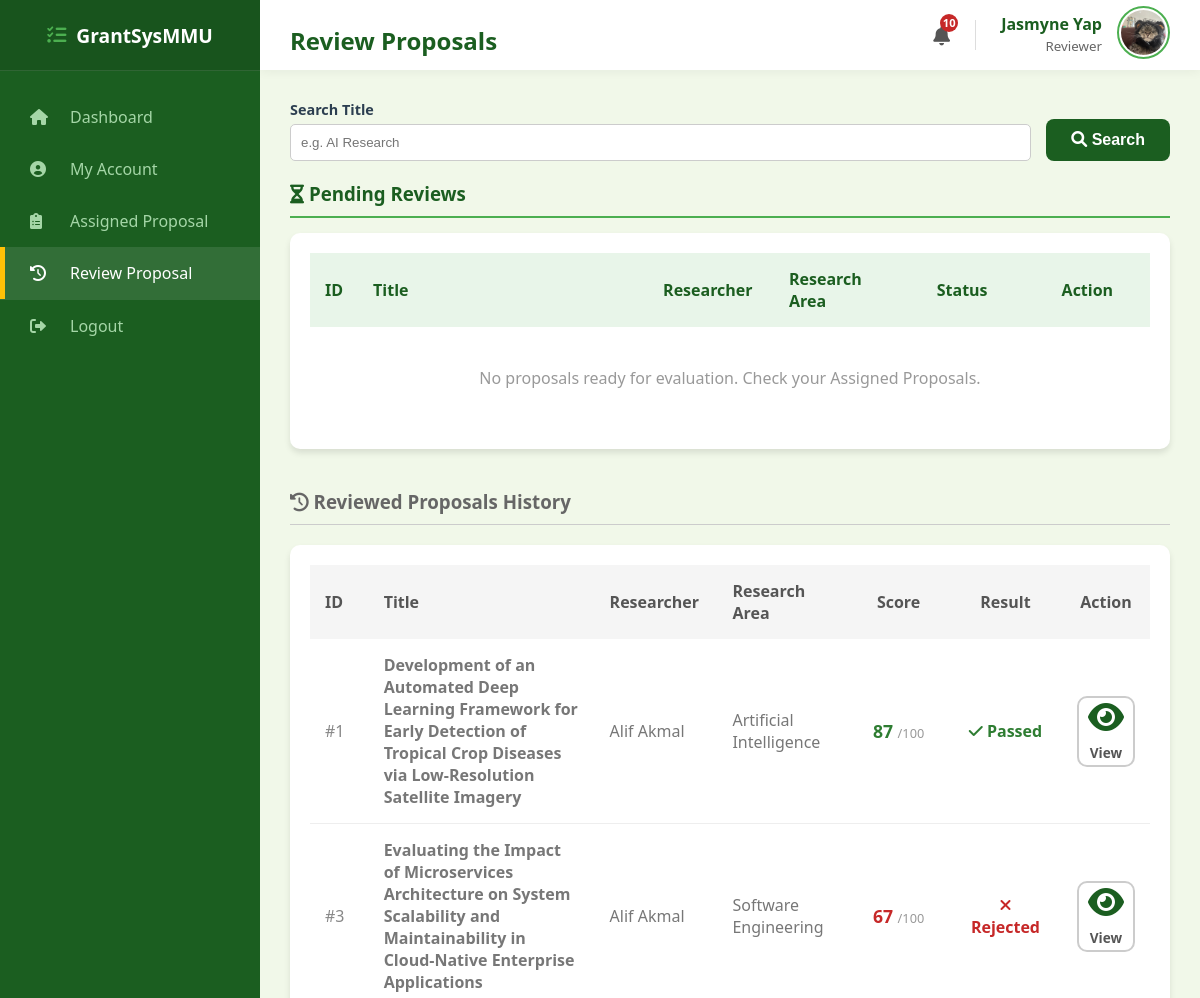
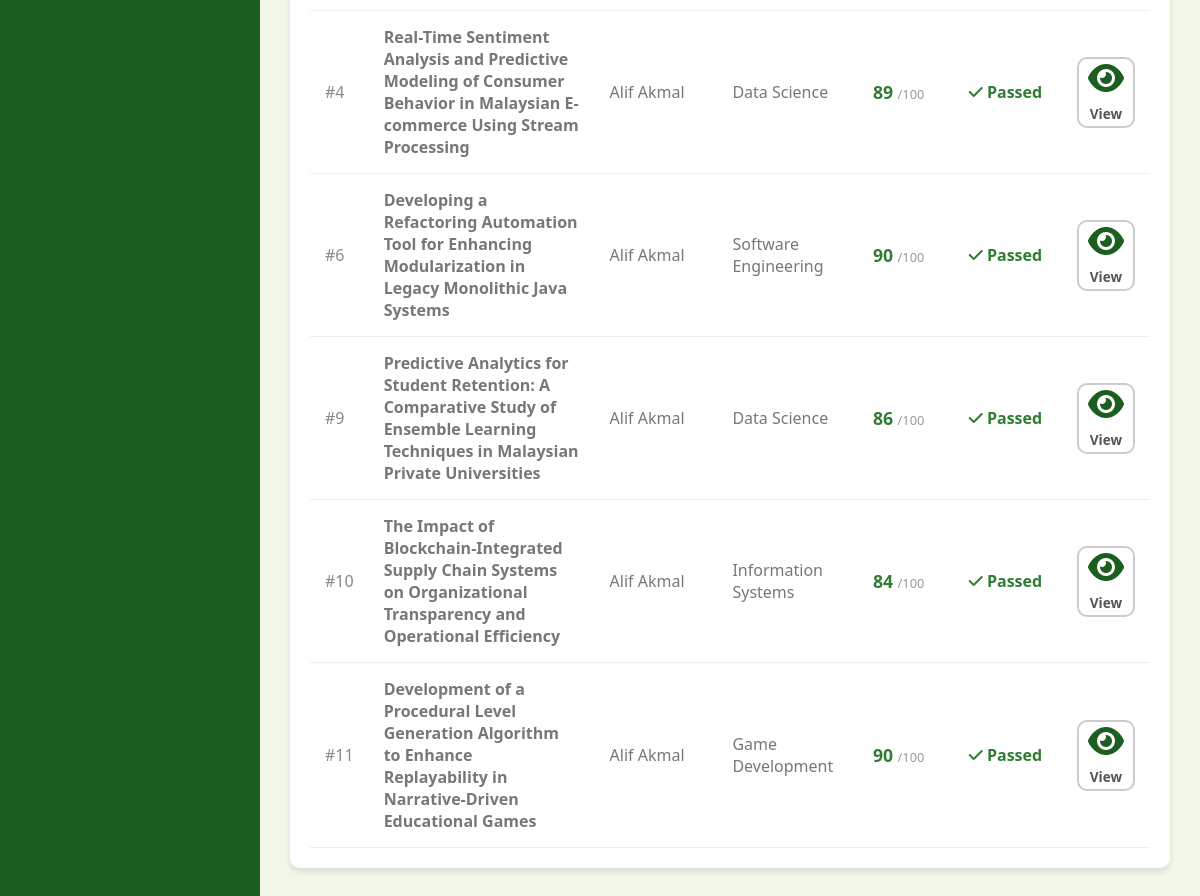
/reviewer/evaluation_list (signed in), run on the app's committed database (2 pictures, top to bottom).
### models.py (models this page shows, shortened)
class User(db.Model):
    __tablename__ = "user"
    mmu_id = db.Column(db.String(15), primary_key=True)
    name = db.Column(db.String(150), nullable=False)
    email = db.Column(db.String(100), unique=True, nullable=False)
    password = db.Column(db.String(100), nullable=False)
    faculty = db.Column(db.String(100), nullable=False)
    user_role = db.Column(db.String(25), nullable=False)
    profile_image = db.Column(db.String(20), nullable=False, default="default.jpg")
    phone_number = db.Column(db.String(20), nullable=True)
    admin_profile = db.relationship(
        "Admin", backref="user_info", uselist=False, cascade="all, delete-orphan"
    )
    researcher_profile = db.relationship(
        "Researcher", backref="user_info", uselist=False, cascade="all, delete-orphan"
    )
    reviewer_profile = db.relationship(
        "Reviewer", backref="user_info", uselist=False, cascade="all, delete-orphan"
    )
    hod_profile = db.relationship(
        "HOD", backref="user_info", uselist=False, cascade="all, delete-orphan"
    )

class Proposal(db.Model):
    __tablename__ = "proposal"
    proposal_id = db.Column(db.Integer, primary_key=True)
    title = db.Column(db.String(255), nullable=False)
    research_area = db.Column(db.String(100), nullable=False, default="General")
    requested_budget = db.Column(db.Float, nullable=False)
    status = db.Column(db.String(30), nullable=False, default="Draft")
    submission_date = db.Column(db.Date, default=malaysia_now)
    document_file = db.Column(db.String(100), nullable=True)
    review_score = db.Column(db.Integer, nullable=True)
    review_feedback = db.Column(db.Text, nullable=True)
    review_draft = db.Column(db.Text, nullable=True)
    researcher_id = db.Column(
        db.Integer, db.ForeignKey("researcher.researcher_id"), nullable=False
    )
    cycle_id = db.Column(
        db.Integer, db.ForeignKey("grant_cycle.cycle_id"), nullable=False
    )
    assigned_reviewer_id = db.Column(
        db.Integer, db.ForeignKey("reviewer.reviewer_id"), nullable=True
    )
    assigned_hod_id = db.Column(db.Integer, db.ForeignKey("hod.hod_id"), nullable=True)
    reviewer = db.relationship("Reviewer", foreign_keys=[assigned_reviewer_id])
    hod = db.relationship("HOD", foreign_keys=[assigned_hod_id])
    deadlines = db.relationship(
        "Deadline", backref="proposal", cascade="all, delete-orphan"
    )

### routes/reviewer_routes.py (the view)
@reviewer_bp.route("/reviewer/evaluation_list")
def reviewer_evaluation_list():
    if session.get("role") != "Reviewer":
        return redirect(url_for("reviewer.reviewer_login"))
    user = User.query.get(session["user_id"])
    reviewer_profile = Reviewer.query.filter_by(mmu_id=user.mmu_id).first()
    page = request.args.get("page", 1, type=int)
    search = request.args.get("search", "")
    query_pending = Proposal.query.filter(
        Proposal.assigned_reviewer_id == reviewer_profile.reviewer_id,
        Proposal.status == "Passed Screening",
        Proposal.review_score == None,
    )
    if search:
        query_pending = query_pending.filter(Proposal.title.ilike(f"%{search}%"))
    pagination = query_pending.paginate(page=page, per_page=8, error_out=False)
    history_proposals = (
        Proposal.query.filter(
            Proposal.assigned_reviewer_id == reviewer_profile.reviewer_id,
            Proposal.review_score != None,
        )
        .order_by(Proposal.submission_date.desc())
        .all()
    )
    return render_template(
        "reviewer_evaluation_list.html",
        proposals=pagination.items,
        pagination=pagination,
        history=history_proposals,
        user=user,
        research_areas=ResearchArea.query.all(),
    )

### templates/reviewer_evaluation_list.html (shortened to what this page needs)
<!DOCTYPE html>
<html lang="en">
<head>
    <link rel="stylesheet" type="text/css" href="{{ url_for('static', filename='style.css') }}">
    <link rel="stylesheet" href="https://cdnjs.cloudflare.com/ajax/libs/font-awesome/6.0.0/css/all.min.css">
</head>
<body>
    <div class="dashboard-container">
        <div class="sidebar">
            <div class="sidebar-header"><i class="fas fa-tasks"
                    style="margin-right: 10px; color: var(--secondary-color);"></i> GrantSysMMU</div>
            <ul class="sidebar-menu">
                <li><a href="{{ url_for('reviewer.reviewer_dashboard') }}"><i class="fas fa-home"></i>
                        Dashboard</a></li>
                <li><a href="{{ url_for('reviewer.reviewer_profile') }}"><i class="fas fa-user-circle"></i> My Account</a></li>
                <li><a href="{{ url_for('reviewer.reviewer_view_proposals') }}"><i class="fas fa-clipboard-list"></i> Assigned
                        Proposal</a></li>
                <li class="active"><a href="{{ url_for('reviewer.reviewer_evaluation_list') }}"><i class="fas fa-history"></i>
                        Review Proposal</a></li>
                <li style="margin-top: auto; border-top: 1px solid rgba(255,255,255,0.1);">
                    <a href="{{ url_for('auth.logout') }}"><i class="fas fa-sign-out-alt"></i> Logout</a>
                </li>
            </ul>
        </div>
        <div class="main-content">
            <div class="top-bar">
                <h2>Review Proposals</h2>
                <div style="display: flex; align-items: center; gap: 25px;">
                    <a href="{{ url_for('auth.view_notifications') }}"
                        style="position: relative; color: #555; font-size: 1.2rem; text-decoration: none;">
                        <i class="fas fa-bell"></i>
                        {% if unread_notifications > 0 %}
                        <span
                            style="position: absolute; top: -8px; right: -8px; background: #c62828; color: white; border-radius: 50%; width: 18px; height: 18px; font-size: 0.7rem; display: flex; align-items: center; justify-content: center; font-weight: bold;">
                            {{ unread_notifications }}
                        </span>
                        {% endif %}
                    </a>
                    <div style="display: flex; align-items: center; gap: 15px;">
                        <div style="text-align: right; line-height: 1.3;">
                            <span style="display: block; font-weight: bold; color: #1b5e20;">{{ user.name }}</span>
                            <small style="color: #666;">Reviewer</small>
                        </div>
                        <a href="{{ url_for('reviewer.reviewer_dashboard') }}">
                            <img src="{{ url_for('static', filename='profile_pics/' + user.profile_image) }}"
                                alt="Profile"
                                style="width: 45px; height: 45px; border-radius: 50%; object-fit: cover; border: 2px solid #4caf50; padding: 2px;">
                        </a>
                    </div>
                </div>
            </div>
            <div class="content-wrapper">
                <div style="display: flex; justify-content: space-between; align-items: flex-end; margin-bottom: 20px;">
                    <form method="GET" style="display: flex; gap: 15px; flex: 1; align-items: flex-end;">
                        <div style="flex: 1;">
                            <label style="font-weight: bold; font-size: 0.9rem; display: block; margin-bottom: 5px;">Search Title</label>
                            <input type="text" name="search" value="{{ request.args.get('search', '') }}"
                                placeholder="e.g. AI Research"
                                style="width: 97%; padding: 10px; border: 1px solid #ccc; border-radius: 5px;">
                        </div>
                        <button type="submit" class="btn-primary"
                            style="width: auto; height: 42px; padding: 0 25px;">
                            <i class="fas fa-search"></i> Search
                        </button>
                    </form>
                </div>
                <h3 style="color: #1b5e20; margin-bottom: 15px; border-bottom: 2px solid #4caf50; padding-bottom: 10px;">
                    <i class="fas fa-hourglass-half"></i> Pending Reviews
                </h3>
                <div class="table-card">
                    <table style="width: 100%; border-collapse: collapse;">
                        <thead>
                            <tr style="background: #e8f5e9; color: #1b5e20;">
                                <th style="padding: 15px; width:5%; text-align: left;">ID</th>
                                <th style="padding: 15px; width:35%; text-align: left;">Title</th>
                                <th style="padding: 15px; width:15%; text-align: left;">Researcher</th>
                                <th style="padding: 15px; width:15%; text-align: left;">Research Area</th>
                                <th style="padding: 15px; width:15%; text-align: center;">Status</th>
                                <th style="padding: 15px; width:15%; text-align: center;">Action</th>
                            </tr>
                        </thead>
                        <tbody>
                            {% for prop in proposals %}
                            <tr style="border-bottom: 1px solid #eee;">
                                <td style="padding: 15px; color: #888;">#{{ prop.proposal_id }}</td>
                                <td style="padding: 15px; font-weight: bold;">{{ prop.title }}</td>
                                <td style="padding: 15px;">{{ prop.researcher.user_info.name }}</td>
                                <td style="padding: 15px;">{{ prop.research_area }}</td>
                                <td style="padding: 15px; text-align: center;">
                                    <span style="background: #e3f2fd; color: #1565c0; padding: 5px 10px; border-radius: 15px; font-size: 0.8rem; font-weight: bold;">
                                        Passed Screening
                                    </span>
                                </td>
                                <td style="padding: 15px; text-align: center;">
                                    <a href="{{ url_for('reviewer.reviewer_evaluate_proposal', proposal_id=prop.proposal_id) }}"
                                       class="btn-primary"
                                       style="padding: 8px 15px; width: auto; font-size: 0.85rem; display: inline-block; margin: 0; text-decoration: none;">
                                        <i class="fas fa-star-half-alt"></i> Evaluate Now
                                    </a>
                                </td>
                            </tr>
                            {% else %}
                            <tr><td colspan="7" style="padding: 40px; text-align: center; color: #999;">No proposals ready for evaluation. Check your Assigned Proposals.</td></tr>
                            {% endfor %}
                        </tbody>
                    </table>
                </div>
                <h3 style="color: #666; margin: 40px 0 20px 0; border-bottom: 1px solid #ccc; padding-bottom: 10px;">
                    <i class="fas fa-history"></i> Reviewed Proposals History
                </h3>
                <div class="table-card">
                    <table style="width: 100%; border-collapse: collapse;">
                        <thead>
                            <tr style="background: #f5f5f5; color: #555;">
                                <th style="padding: 15px; width:5%; text-align: left;">ID</th>
                                <th style="padding: 15px; width:35%; text-align: left;">Title</th>
                                <th style="padding: 15px; width:15%; text-align: left;">Researcher</th>
                                <th style="padding: 15px; width:15%; text-align: left;">Research Area</th>
                                <th style="padding: 15px; width:15%; text-align: center;">Score</th>
                                <th style="padding: 15px; width:15%; text-align: center;">Result</th>
                                <th style="padding: 15px; width:15%; text-align: center;">Action</th>
                            </tr>
                        </thead>
                        <tbody>
                            {% for hist in history %}
                            <tr style="border-bottom: 1px solid #eee;">
                                <td style="padding: 15px; color: #888;">#{{ hist.proposal_id }}</td>
                                <td style="padding: 15px; font-weight: bold; color: #777;">{{ hist.title }}</td>
                                <td style="padding: 15px; color: #777;">{{ hist.researcher.user_info.name }}</td>
                                <td style="padding: 15px; color: #777;">{{ hist.research_area }}</td>
                                <td style="padding: 15px; text-align: center;">
                                    <span style="font-weight: bold; font-size: 1.1rem; color: {% if hist.review_score >= 75 %}#2e7d32{% else %}#c62828{% endif %};">
                                        {{ hist.review_score }}
                                    </span>
                                    <span style="font-size: 0.8rem; color: #999;">/100</span>
                                </td>
                                <td style="padding: 15px; text-align: center;">
                                    {% if hist.review_score >= 75 %}
                                        <span style="color: #2e7d32; font-weight: bold;"><i class="fas fa-check"></i> Passed</span>
                                    {% else %}
                                        <span style="color: #c62828; font-weight: bold;"><i class="fas fa-times"></i> Rejected</span>
                                    {% endif %}
                                </td>
                                <td style="padding: 15px; text-align: center;">
                                    <a href="{{ url_for('reviewer.reviewer_evaluate_proposal', proposal_id=hist.proposal_id) }}"
                                        class="btn-outline"
                                        style="padding: 3px 9px; width: auto; font-size: 0.85rem; display: inline-block; margin: 0; text-decoration: none; color: #555; border-color: #ccc;">
                                        <i class="fas fa-eye"></i> View
                                    </a>
                                </td>
                            </tr>
                            {% else %}
                            <tr>
                                <td colspan="8" style="padding: 30px; text-align: center; color: #999;">No past evaluations found.</td>
                            </tr>
                            {% endfor %}
                        </tbody>
                    </table>
                </div>
            </div>
        </div>
    </div>
</body>
</html>

### data on the page
User: name "Jasmyne Yap", profile_image (picture)
Proposal: proposal_id "1", title "Development of an Automated Deep Learning Framework for Early Detection of Tropical Crop Diseases via Low-Resolution Satellite Imagery", researcher.user_info.name "Alif Akmal", research_area "Artificial Intelligence", review_score "87", shows "Passed"
Proposal: proposal_id "3", title "Evaluating the Impact of Microservices Architecture on System Scalability and Maintainability in Cloud-Native Enterprise Applications", researcher.user_info.name "Alif Akmal", research_area "Software Engineering", review_score "67", shows "Rejected"
Proposal: proposal_id "4", title "Real-Time Sentiment Analysis and Predictive Modeling of Consumer Behavior in Malaysian E-commerce Using Stream Processing", researcher.user_info.name "Alif Akmal", research_area "Data Science", review_score "89", shows "Passed"
Proposal: proposal_id "6", title "Developing a Refactoring Automation Tool for Enhancing Modularization in Legacy Monolithic Java Systems", researcher.user_info.name "Alif Akmal", research_area "Software Engineering", review_score "90", shows "Passed"
Proposal: proposal_id "9", title "Predictive Analytics for Student Retention: A Comparative Study of Ensemble Learning Techniques in Malaysian Private Universities", researcher.user_info.name "Alif Akmal", research_area "Data Science", review_score "86", shows "Passed"
Proposal: proposal_id "10", title "The Impact of Blockchain-Integrated Supply Chain Systems on Organizational Transparency and Operational Efficiency", researcher.user_info.name "Alif Akmal", research_area "Information Systems", review_score "84", shows "Passed"
Proposal: proposal_id "11", title "Development of a Procedural Level Generation Algorithm to Enhance Replayability in Narrative-Driven Educational Games", researcher.user_info.name "Alif Akmal", research_area "Game Development", review_score "90", shows "Passed"

### other printed values
{{ unread_notifications }} "10"
